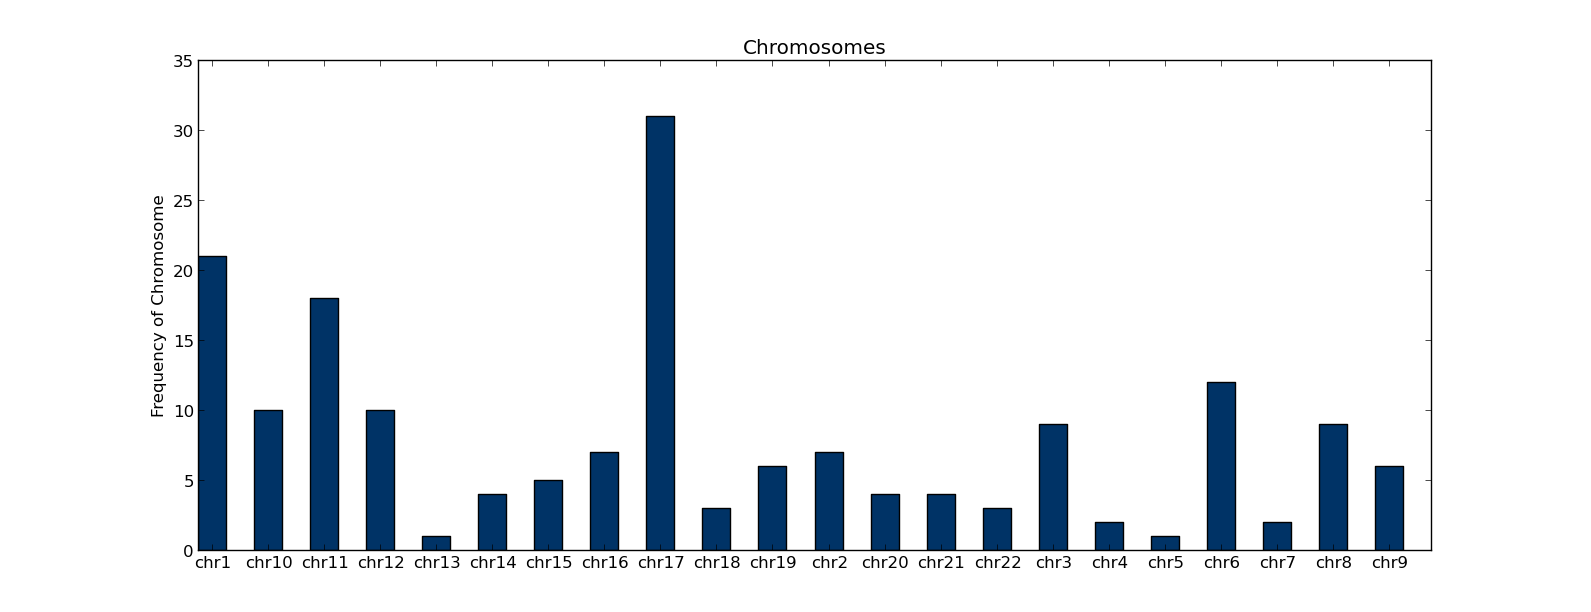

Write Python code to recreate this figure.
with open('fusion.txt', 'r') as f:
	fusion = [line.split('\t') for line in f.read().splitlines()]
	fuscol = [list(row) for row in zip(*fusion)]

import matplotlib.pyplot as plt
import numpy as np
from itertools import groupby

chromos = [line[2] for line in fusion]
ind = np.arange(22)
y = [len(list(group)) for key, group in groupby(sorted(chromos))]
chrlist = [line[0] for line in [list(group) for key, group in groupby(sorted(chromos))]]
width = 0.5

plt.bar(ind, y, width, color='#003366')
plt.ylabel('Frequency of Chromosome')
plt.title('Chromosomes')
plt.xticks(ind+width*1.0/2, chrlist)
plt.xlim(0,len(chrlist))
plt.show()
